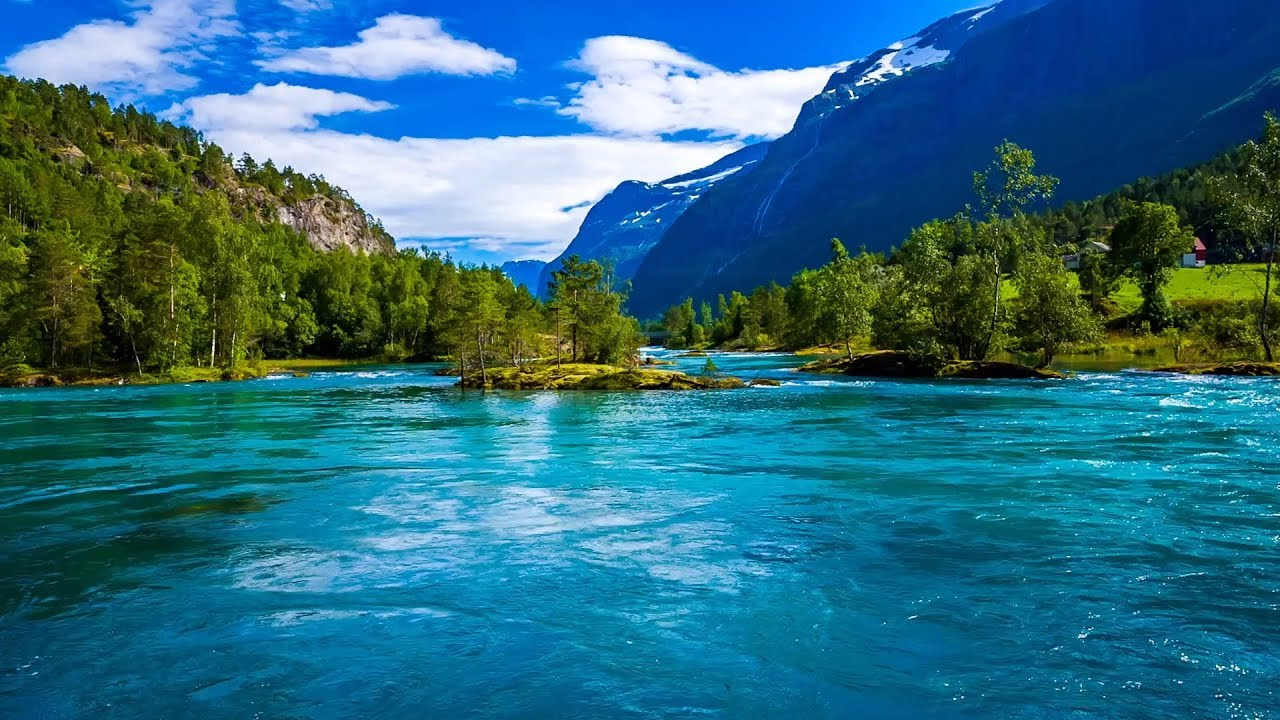
#> input picture lab_7/maxresdefault.jpg, 1280 x 720 px
$ python lab_7.py
#> lines starting #> are read from the running program, lines starting #| are printed output that depends on the picture
import matplotlib.pyplot as plt
import seaborn as sns
from sklearn.cluster import KMeans
sns.set()  # for plot styling
from sklearn.datasets import make_blobs


X, y_true = make_blobs(n_samples=300, centers=4,
                       cluster_std=0.60, random_state=0)
plt.scatter(X[:, 0], X[:, 1], s=50)


kmeans = KMeans(n_clusters=4)
kmeans.fit(X)
y_kmeans = kmeans.predict(X)
plt.scatter(X[:, 0], X[:, 1], c=y_kmeans, s=50, cmap='viridis')

centers = kmeans.cluster_centers_
plt.scatter(centers[:, 0], centers[:, 1], c='black', s=200)

plt.show()
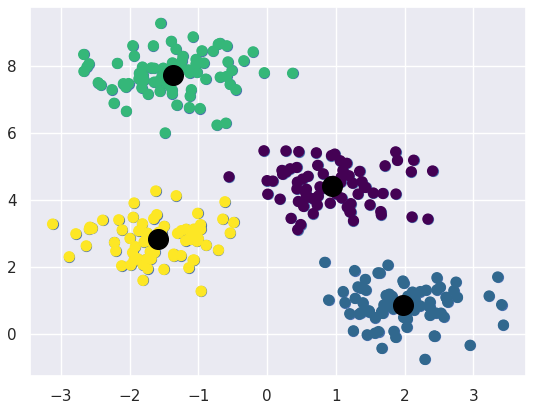
#> figure drawn by matplotlib, 1 panel


# task 2

import cv2
import numpy as np
import matplotlib.pyplot as plt

# read the image
image = cv2.imread('maxresdefault.jpg')
#> image is the input picture: shape (720, 1280, 3); mean B, G, R 129, 108.4, 44.1

# convert to RGB
image = cv2.cvtColor(image, cv2.COLOR_BGR2RGB)

# reshape the image to a 2D array of pixels and 3 color values (RGB)
pixel_values = image.reshape((-1, 3))
# convert to float
pixel_values = np.float32(pixel_values)

# define stopping criteria
criteria = (cv2.TERM_CRITERIA_EPS + cv2.TERM_CRITERIA_MAX_ITER, 100, 0.2)

# number of clusters (K)
k = 3
compactness, labels, (centers) = cv2.kmeans(pixel_values, k, None, criteria, 10, cv2.KMEANS_RANDOM_CENTERS)
#> compactness = 3.09e+09; centers = [[168.7, 206, 235.8], [9.74, 103.4, 152], [50.55, 69.25, 28.73]]

# convert back to 8 bit values
centers = np.uint8(centers)
#> centers = [[168, 206, 235], [9, 103, 151], [50, 69, 28]]

# flatten the labels array
labels = labels.flatten()

# convert all pixels to the color of the centroids
segmented_image = centers[labels]

# reshape back to the original image dimension
segmented_image = segmented_image.reshape(image.shape)
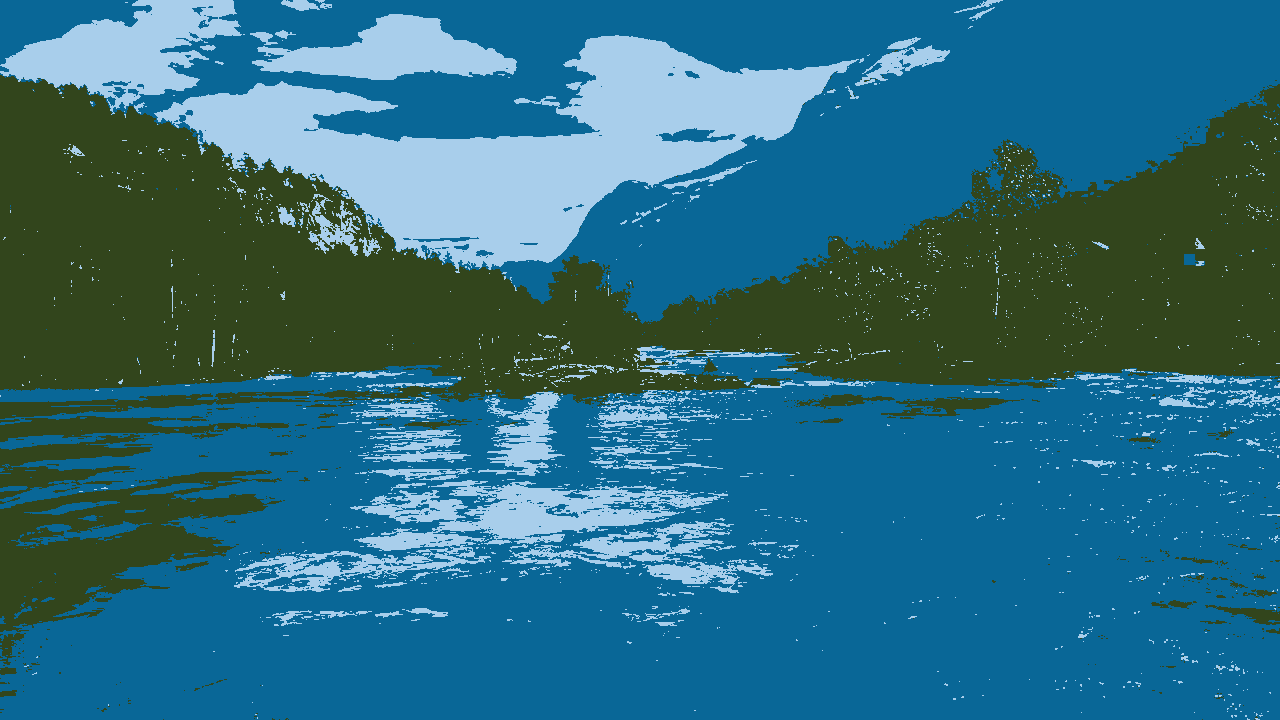
#> segmented_image: shape (720, 1280, 3); mean R, G, B 43.4, 108.1, 128.1

# show the image
plt.imshow(segmented_image)
plt.show()


# disable only the cluster number 2 (turn the pixel into black)
masked_image = np.copy(image)
# convert to the shape of a vector of pixel values
masked_image = masked_image.reshape((-1, 3))
# color (i.e cluster) to disable
cluster = 2
masked_image[labels == cluster] = [0, 0, 0]

# convert back to original shape
masked_image = masked_image.reshape(image.shape)
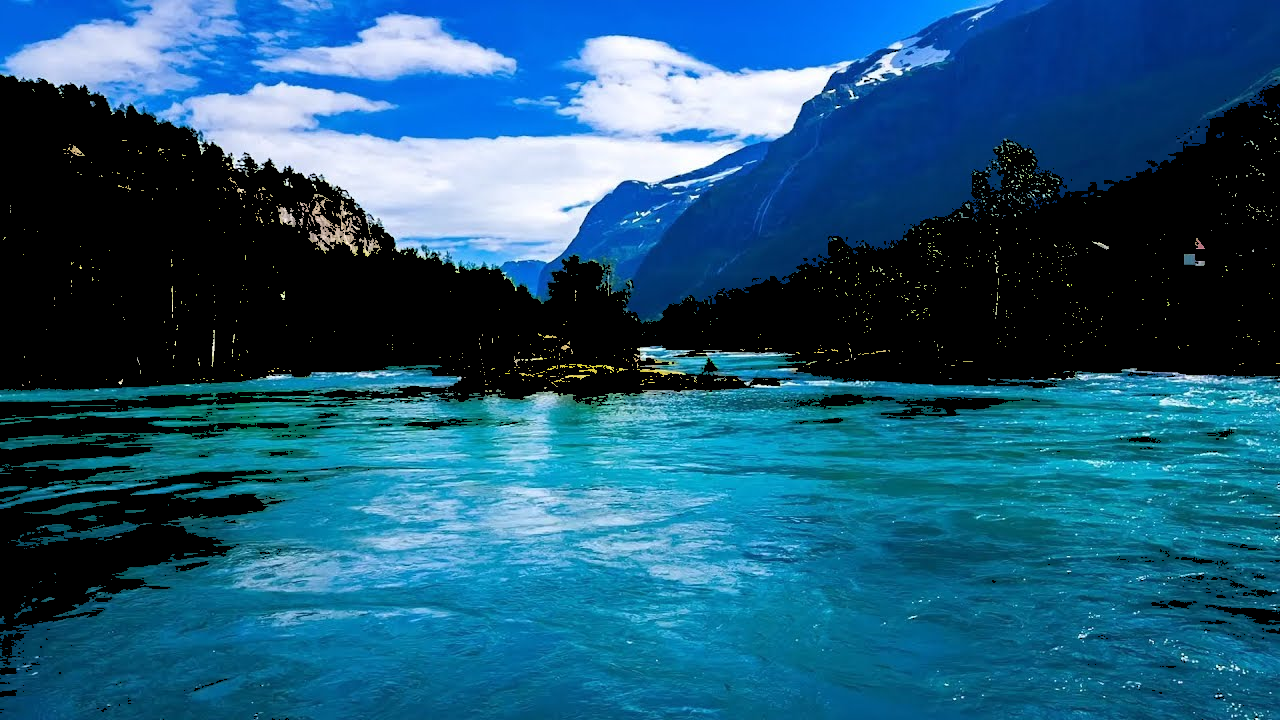
#> masked_image: shape (720, 1280, 3); mean R, G, B 29.7, 88.7, 120.9
# show the image
plt.imshow(masked_image)
plt.show()
